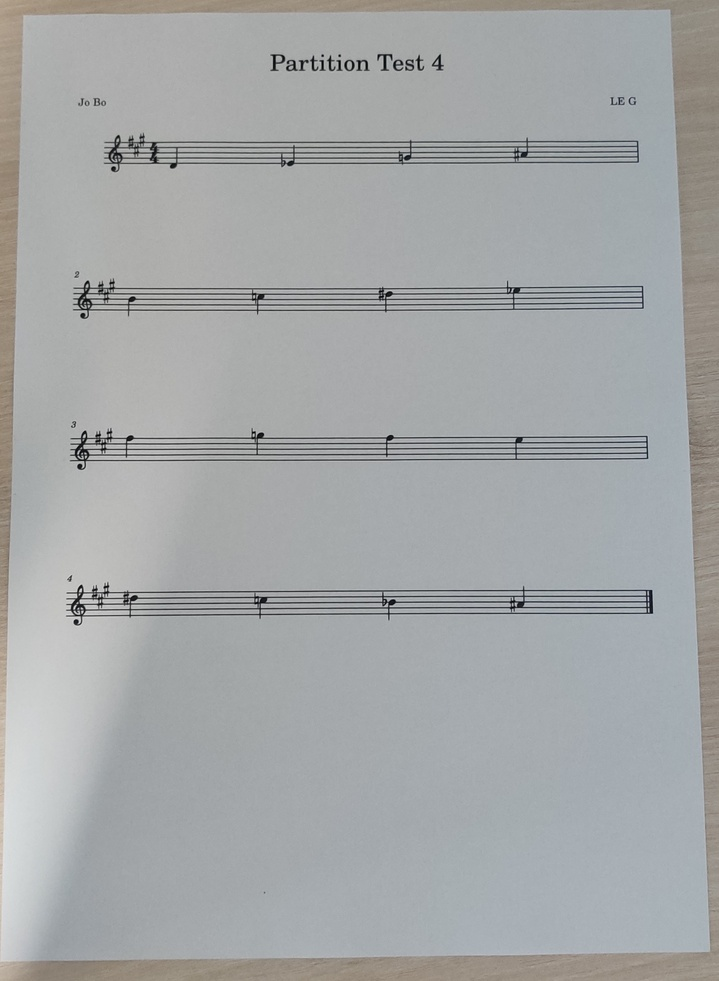
#> input picture Images/im4.jpg, 719 x 981 px, shrunk from 1619 x 2209 before the run
$ python -i notes.py   (imports and definitions only)
#> lines starting #> are read from the running program, lines starting #| are printed output that depends on the picture; after the words box and inside, x2 and y2 are one past the last pixel; in counts of white or black regions, pixels touching at a corner belong together
#!/usr/bin/env python3
# -*- coding: utf-8 -*-
"""
Created on Tue May 31 15:24:21 2022
@author: jonathan.bouyer
"""

import cv2
import numpy as np

def line_evaluator(rho,theta,x):
    return rho/np.sin(theta) - x*np.cos(theta)/np.sin(theta)

def lecture(img):
    img = img[int(0.02*img.shape[0]):int(0.98*img.shape[0]) , int(0.02*img.shape[1]):int(0.98*img.shape[1])]
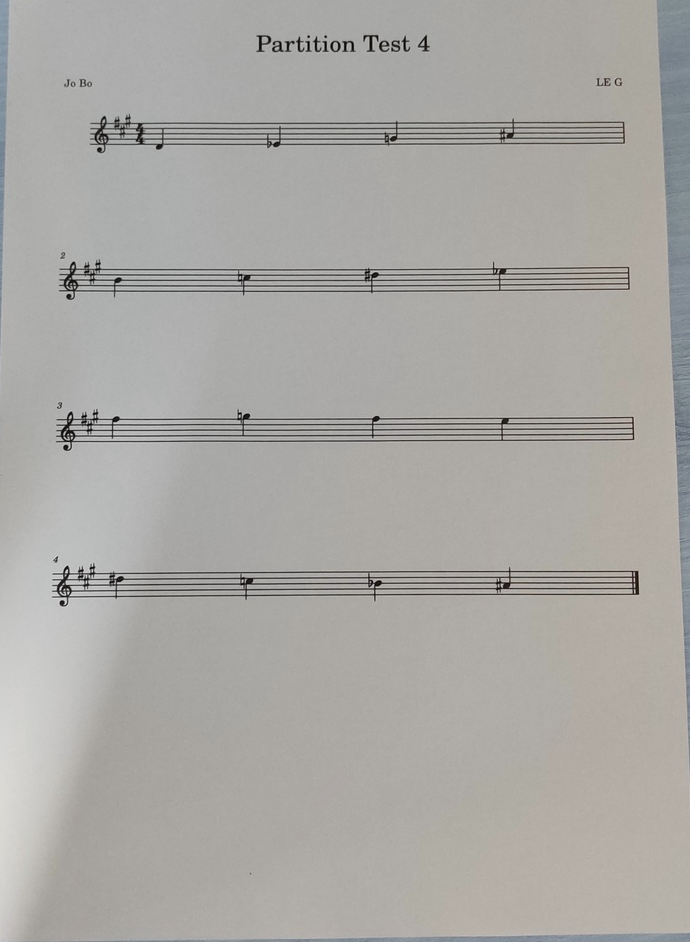
#> img: shape (942, 690, 3); mean of channels 0, 1, 2 164.9, 168.3, 170; drawn as B, G, R

    if (len(img.shape) == 3):
        ny,nx,nc = img.shape
#> ny = 942; nx = 690; nc = 3
        I = cv2.cvtColor(img,cv2.COLOR_RGB2GRAY)

    I = cv2.adaptiveThreshold(I, 255,cv2.ADAPTIVE_THRESH_MEAN_C, cv2.THRESH_BINARY, 31, 15)
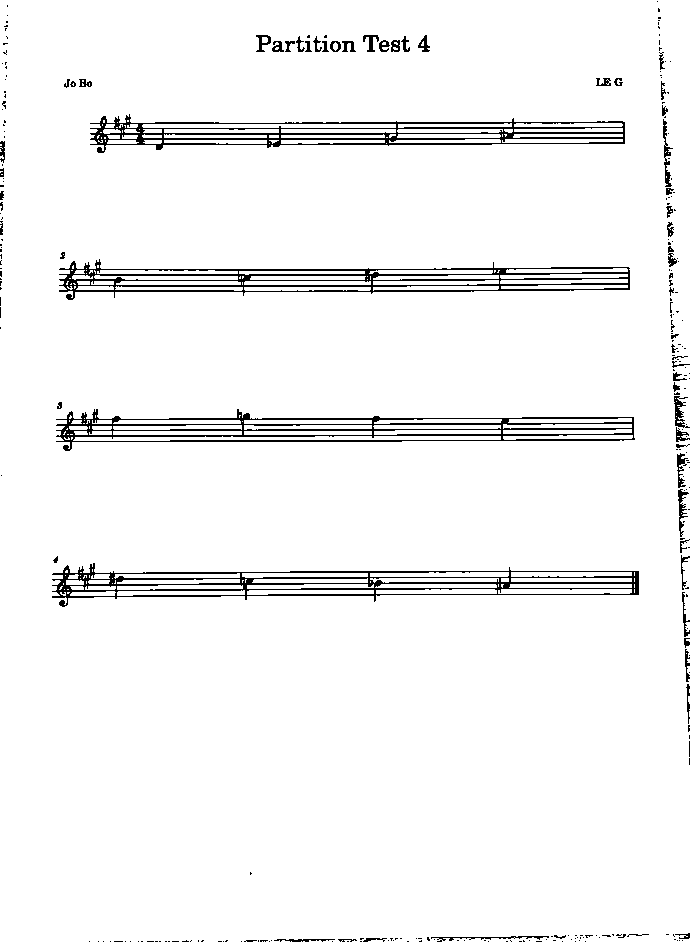
#> I: shape (942, 690); 96.1% white; black in thin lines or dots
    I = 255 - I
#> I: shape (942, 690); 3.9% white in thin lines or dots

    d = int(0.9*I.shape[0]/168)
#> d = 5
    d2 = int(0.25*I.shape[0]/168)
#> d2 = 1
    SE = cv2.getStructuringElement(cv2.MORPH_ELLIPSE, (d,d))
    SE2 = cv2.getStructuringElement(cv2.MORPH_ELLIPSE, (d2,d2))
#> SE2 = [1]

    d = int(I.shape[0]/168)

    I_f = cv2.morphologyEx(I, cv2.MORPH_CLOSE, SE2, iterations = 1)

    I_e = cv2.erode(I_f,SE)
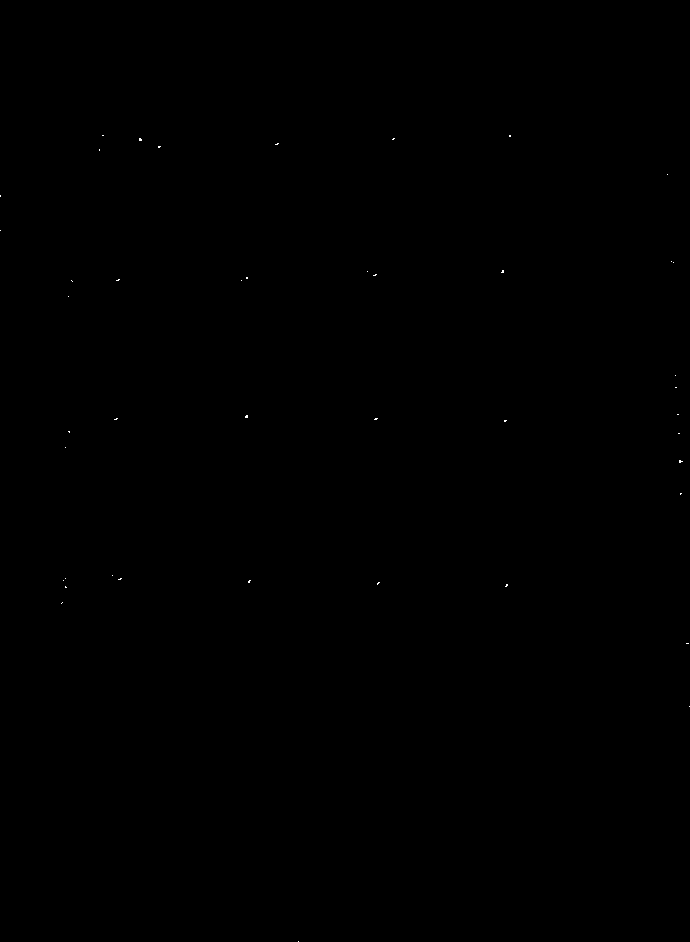
#> I_e: shape (942, 690); 0.02% white in thin lines or dots, all inside (x1, y1, x2, y2) = (0, 135, 690, 942)

    #Positionnement des portées (Transformée de Hough)
    res = img
    lines = cv2.HoughLines(I,1,np.pi/1000,int(img.shape[0]/2.5))
#> lines = 61 rows, first 8: [436, 1.57], [425, 1.57], [441, 1.57], [573, 1.57], [-658, 3.1], [430, 1.57], [590, 1.57], [133, 1.57]
    s = np.sqrt(nx**2 + ny**2)
#> s = 1167.7
    T = []
    R = []
    dr = d
#> dr = 5
    nb = 0
    for l in lines:
        R.sort()
        for rho,theta in l:
            treated = False
            #On s'assure de ne pas avoir déjà une ligne similaire en mémoire
            if len(R) > 0:
                i = 0
                while (i < len(R) and R[i] < rho + d):
                    if abs(rho - R[i]) < 0.5*dr:
                        treated = True
                    i += 1
            if not(treated):
                R.append(rho)
                T.append(theta)
                nb += 1
                a = np.cos(theta)
                b = np.sin(theta)
                x0 = a*rho
                y0 = b*rho
                x1 = int(x0 + s*(-b))
                y1 = int(y0 + s*(a))
                x2 = int(x0 - s*(-b))
                y2 = int(y0 - s*(a))
                cv2.line(res,(x1,y1),(x2,y2),(255,0,0),1)
#> this loop made 61 passes
#> l on passes 1 to 12: [[436, 1.57]], [[425, 1.57]], [[441, 1.57]], [[573, 1.57]], [[-658, 3.1]], [[430, 1.57]], [[590, 1.57]], [[133, 1.57]], [[275, 1.57]], [[584, 1.57]], [[286, 1.57]], [[419, 1.57]]
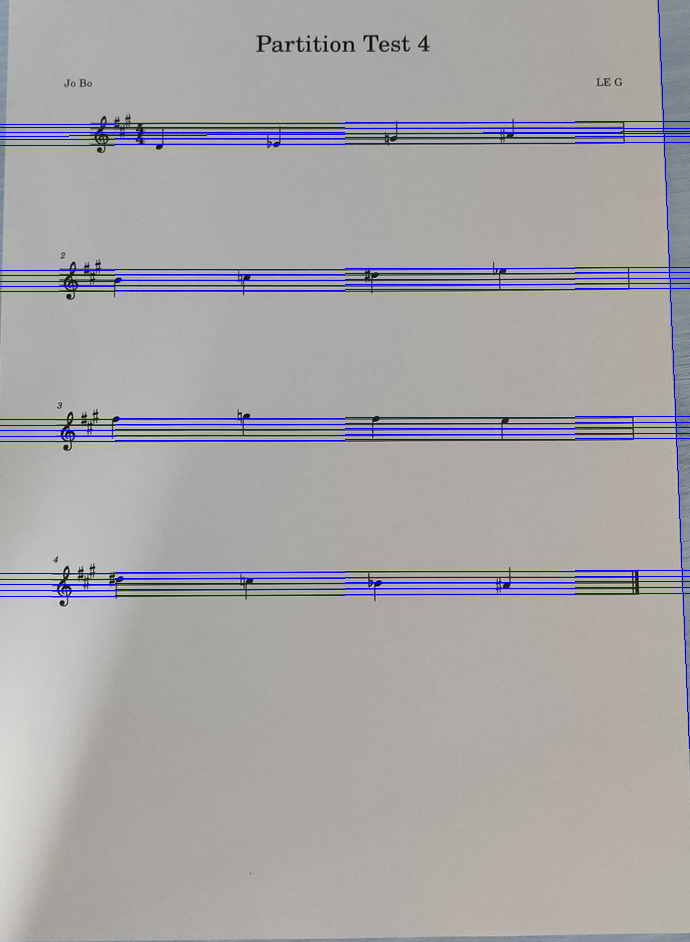
#> res: shape (942, 690, 3); 2.32% of pixels changed, all inside (x1, y1, x2, y2) = (0, 0, 690, 749); drawn as B, G, R
#> after the loop, R = [-658, 124, 128, 133, 136, 139, 145, 270, 275, 281, 286, 291, 419, 425, 430, 436, 441, 573, 579, 584, 590, 596]; T = [1.57, 1.57, 1.57, 1.57, 3.1, 1.57, 1.57, 1.57, 1.57, 1.57, 1.57, 1.57, 1.57, 1.57, 1.57, 1.57, 1.57, 1.57, 1.57, 1.57, 1.57, 1.56]; nb = 22

    #Repérage des notes
    notes = np.argwhere(I_e == 255) #Listes des coordonnées des "notes"
#> notes = 143 pairs, first value 135 to 941, second value 0 to 689
    notes_traitees = [] #Liste des positions des notes

    for n in notes:
        treated = False
        #On vérifie si la note a déjà été traitée
        for k in notes_traitees:
            if abs(k[0] - n[0]) < d and abs(k[1] - n[1]) < d:
                treated = True
                break

        V = [] #Voisinage de la note
        for k in notes:
            if abs(k[0] - n[0]) < d and abs(k[1] - n[1]) < d:
                V.append(k)
        #Calcul du barycentre du voisinage et ajout de ce dernier à la liste des notes traitées
        if not(treated):
            B = [int(sum([V[k][0] for k in range(len(V))])/len(V)) , int(sum([V[k][1] for k in range(len(V))])/len(V))]
            notes_traitees.append(B)
#> this loop made 143 passes
#> (n, B) on passes 7, 19, 35, 37, 45, 54: ([138, 139], [139, 139]), ([143, 277], [143, 276]), ([261, 671], [261, 672]), ([270, 502], [271, 502]), ([274, 375], [274, 374]), ([279, 118], [279, 117])
#> B on passes 1, 3, 9, 24, 29, 31: [135, 102], [135, 509], [138, 393], [146, 158], [149, 99], [174, 667]
#> after the loop, notes_traitees = 42 pairs, first value 135 to 941, second value 0 to 689

    res_notes = img

    for b in notes_traitees:
        res_notes[b[0]-5:b[0]+5,b[1]-5:b[1]+5,0] = 255
#> this loop made 42 passes
#> b on passes 1 to 12: [135, 102], [135, 509], [139, 139], [138, 393], [143, 276], [146, 158], [149, 99], [174, 667], [195, 0], [230, 0], [261, 672], [271, 502]
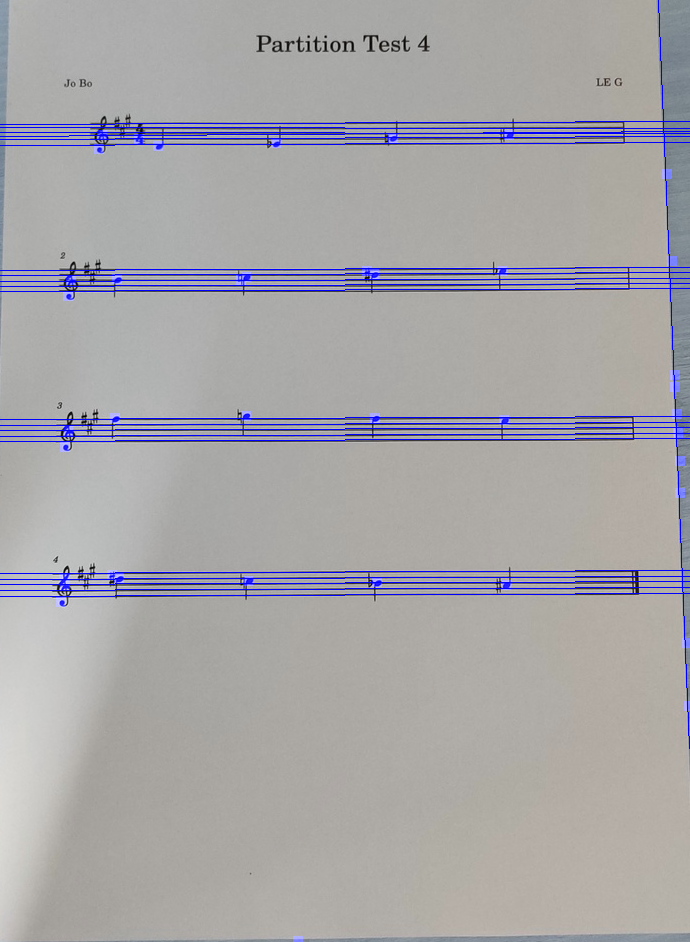
#> res_notes: shape (942, 690, 3); 0.5% of pixels changed, all inside (x1, y1, x2, y2) = (56, 130, 690, 942); drawn as B, G, R

    #Evaluation des notes
    tones = {}
    droites = sorted(zip(R,T))
#> droites = 22 items, first 6: (-658, 1.57), (124, 1.57), (128, 1.57), (133, 1.57), (136, 3.1), (139, 1.57)
    for n in notes_traitees:
        x = n[1]
        y = n[0]

        h = 0
        minimum = max(R) + 1

        i = 0
        #On recherche la droite la plus proche
        while i < len(droites) and droites[i][0] < y + 2*d:
            y_portee = line_evaluator(droites[i][0],droites[i][1],x)

            if abs(y_portee - y) < abs(minimum):
                minimum = y_portee - y
                h = i

            i += 1
        #Si l'écart à cette droite est trop grand, on ajoute/retire un demi-ton
        h = h%5
        if minimum >= d/3:
            h -= 0.5
        elif minimum <= -d/3:
            h += 0.5

        tones[(y,x)] = h
#> this loop made 42 passes
#> (n, x, y, h) on passes 1, 2, 4, 5, 6, 7, 8, 9, 10, 11, 12, 13: ([135, 102], 102, 135, 3.5), ([135, 509], 509, 135, -0.5), ([138, 393], 393, 138, 0), ([143, 276], 276, 143, 1), ([146, 158], 158, 146, 1), ([149, 99], 99, 149, 1.5), ([174, 667], 667, 174, 1.5), ([195, 0], 0, 195, 1.5), ([230, 0], 0, 230, 1.5), ([261, 672], 672, 261, 1.5), ([271, 502], 502, 271, 2), ([271, 367], 367, 271, 2)
#> (x, y, h) on pass 3: (139, 139, 0)
#> after the loop, tones = 42 items

    return tones

>>> import cv2
>>> picture = cv2.cvtColor(cv2.imread('Images/im4.jpg'), cv2.COLOR_BGR2RGB)
>>> result = lecture(picture)
#> result = 42 items
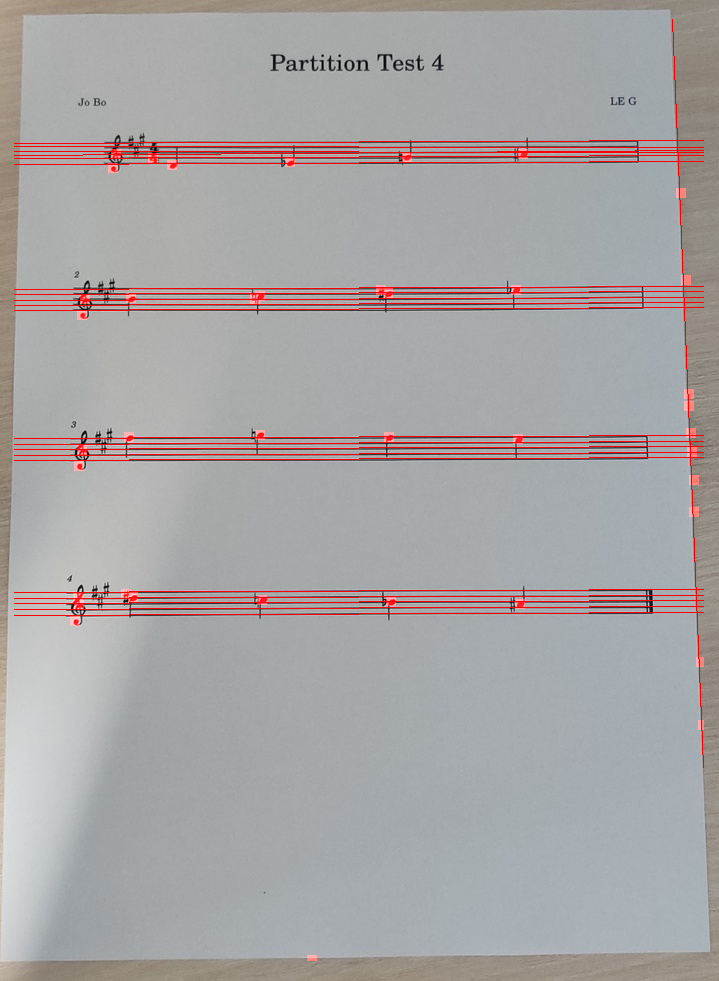
#> picture: shape (981, 719, 3); mean R, G, B 167.9, 164.2, 165
